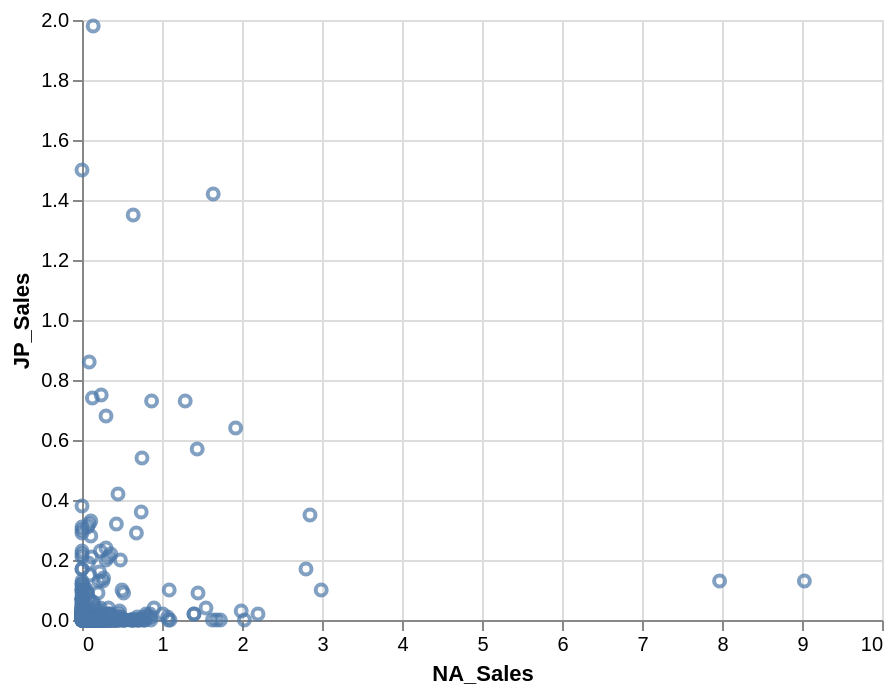

Notebook code for this chart:
### Code cell
# Exercise 3.2
# Using the example at https://altair-viz.github.io/gallery/interactive_cross_highlight.html, create an interactive cross highlight chart.

alt.Chart(sampled_vg_data).mark_point().encode(
    x='NA_Sales',
    y='JP_Sales'
)

### Figure 1 — Vega-Lite specification as saved in the notebook (floating-point values rounded to 4 significant figures; data arrays with more than 128 entries replaced by an {"elided": "..."} marker saying what was removed)
{"config": {"view": {"continuousWidth": 400, "continuousHeight": 300}}, "data": {"name": "data-c59944ef62b3f81e76fe5d0e8ccae024"}, "mark": "point", "encoding": {"x": {"field": "NA_Sales", "type": "quantitative"}, "y": {"field": "JP_Sales", "type": "quantitative"}}, "$schema": "https://vega.github.io/schema/vega-lite/v4.17.0.json", "datasets": {"data-c59944ef62b3f81e76fe5d0e8ccae024": {"elided": "500 records"}}}
